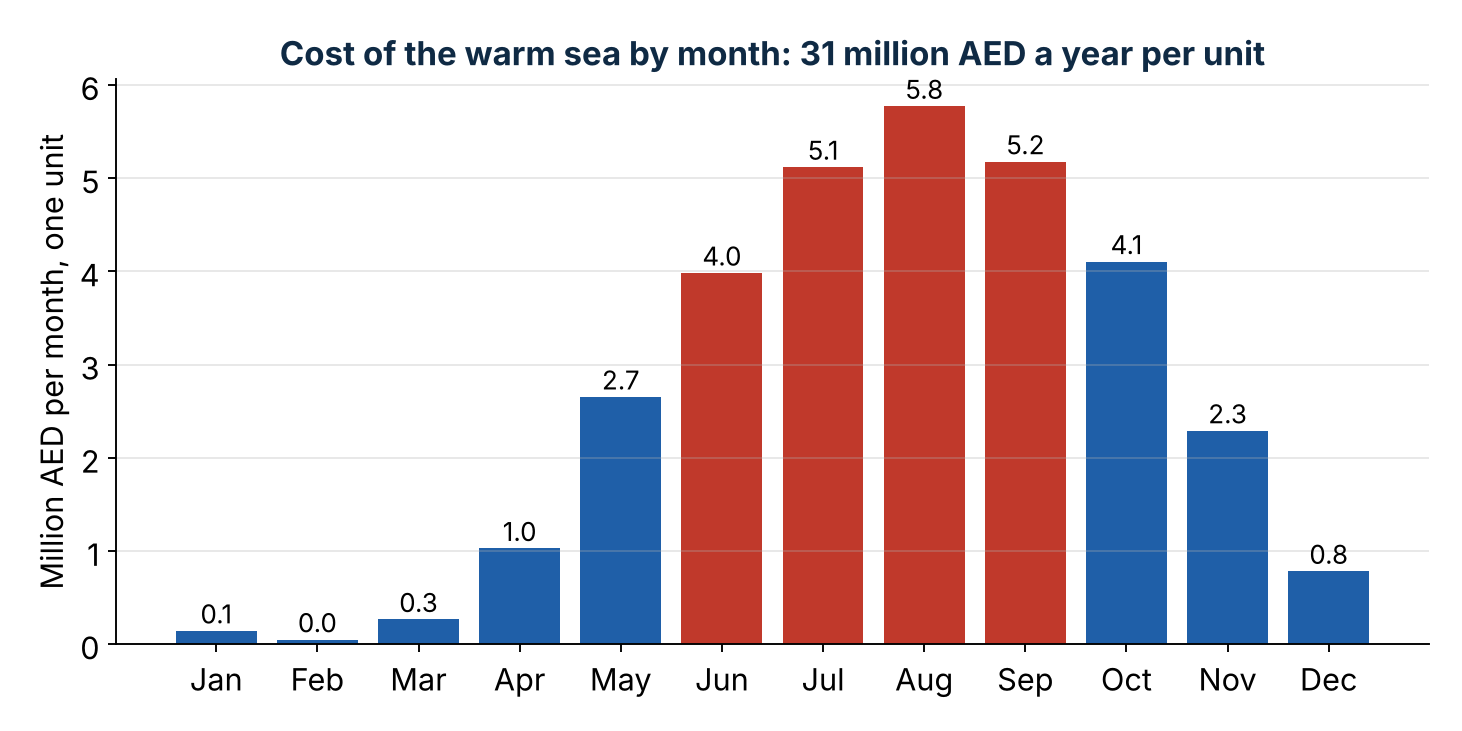

Source code (Python):
"""Monthly cost of the warm sea for one Barakah unit. Uses the v1 model and data."""
import sys, json
from pathlib import Path
import numpy as np, pandas as pd
import matplotlib; matplotlib.use("Agg")
import matplotlib.pyplot as plt
HERE = Path(__file__).resolve().parent
PRJ = HERE.parent   # repo root
sys.path.insert(0, str(PRJ))
from model import cards, calibrate, annual, sea
from model.plant import Plant
R, _ = cards.reactors(); S, C, _ = cards.sites()
r = calibrate.ready(R["APR1400"]); p = Plant(r, S["barakah"].salinity)
s = sea.load("barakah").loc["1996":"2025", "t_s"]
grid = np.arange(np.floor(s.min()) - 1, np.ceil(s.max()) + 1.01, 0.1)
curve = np.clip(annual.loss_curve(p, grid), 0, None)
loss_mw = pd.Series(np.interp(s.to_numpy(), grid, curve), index=s.index)
yrs = len(s) / 365.25
gwh = loss_mw.groupby(loss_mw.index.month).sum() * 24 * r.load_factor / yrs / 1e3      # GWh per calendar month, per unit
maed = gwh * C["price_aed_mwh"] / 1e3
mw = loss_mw.groupby(loss_mw.index.month).mean()
out = {"annual_gwh": float(gwh.sum()), "annual_maed": float(maed.sum()), "monthly_maed": [round(float(x), 2) for x in maed],
       "monthly_mean_loss_mw": [round(float(x), 1) for x in mw], "price_aed_mwh": C["price_aed_mwh"],
       "summer_share_jun_sep": float(maed.loc[6:9].sum() / maed.sum())}
print(json.dumps(out))
(HERE / "cost_by_month.json").write_text(json.dumps(out, indent=1))
plt.rcParams.update({"font.size": 13, "axes.spines.top": False, "axes.spines.right": False})
fig, ax = plt.subplots(figsize=(8.6, 4.3))
names = ["Jan", "Feb", "Mar", "Apr", "May", "Jun", "Jul", "Aug", "Sep", "Oct", "Nov", "Dec"]
bars = ax.bar(names, maed.to_numpy(), color=["#c0392b" if m in (6, 7, 8, 9) else "#1f5fa8" for m in range(1, 13)])
for b, v in zip(bars, maed.to_numpy()):
    ax.text(b.get_x() + b.get_width() / 2, v + 0.08, f"{v:.1f}", ha="center", fontsize=11)
ax.set_ylabel("Million AED per month, one unit")
ax.set_title(f"Cost of the warm sea by month: {maed.sum():.0f} million AED a year per unit", fontsize=14, weight="bold", color="#0f2a44")
ax.grid(axis="y", alpha=0.3)
fig.tight_layout(); fig.savefig(HERE / "cost_by_month.png", dpi=170)
